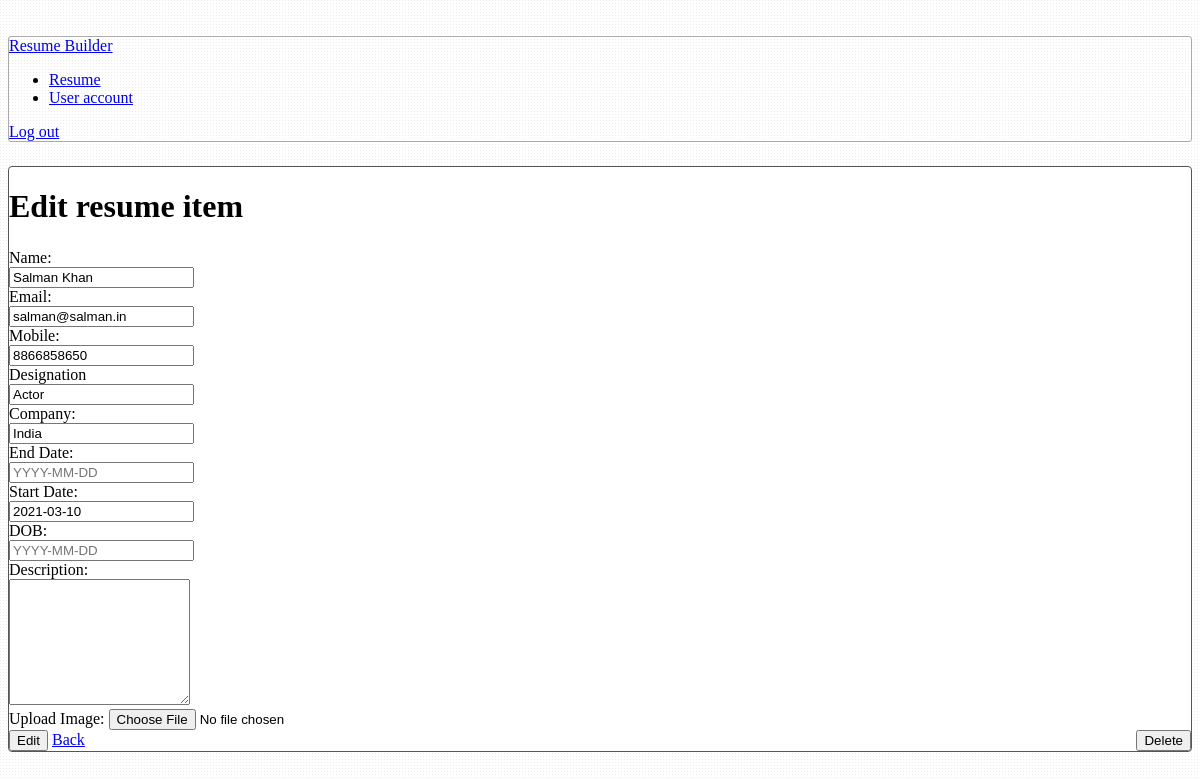
The app's page /resume/item/edit/38/ (signed in) with its own data.
### apps/resume/models.py (models this page shows, shortened)
class ResumeItem(models.Model):
    user = models.ForeignKey('auth.User', on_delete=models.CASCADE)
    title = models.CharField(max_length=127, null=True, blank=True)
    email = models.EmailField(max_length=254, null=True, blank=True)
    mobile = models.IntegerField(null=True, blank=True)
    company = models.CharField(max_length=127)
    designation = models.CharField(max_length=127, null=True, blank=True)
    photo = models.ImageField(upload_to="gallery", null=True, blank=True)
    date_of_birth = models.DateField(null=True, blank=True)
    start_date = models.DateField(null=True, blank=True)
    end_date = models.DateField(null=True, blank=True)
    description = models.TextField(max_length=2047, blank=True)

### apps/resume/views.py (the view)
# urls.py: path(r'resume/item/edit/<int:resume_item_id>/', views.resume_edit_view, name='resume-item-edit'),
@login_required
def resume_edit_view(request, resume_item_id):
    try:
        resume_item = ResumeItem.objects\
            .filter(user=request.user)\
            .get(id=resume_item_id)
    except ResumeItem.DoesNotExist:
        raise Http404
    template_dict = {}
    if request.method == 'POST':
        if 'delete' in request.POST:
            resume_item.delete()
            return redirect(resume_view)
        form = ResumeItemForm(request.POST, request.FILES, instance=resume_item)
        if form.is_valid():
            form.save()
            form = ResumeItemForm(instance=resume_item)
            template_dict['message'] = 'Resume item updated'
    else:
        form = ResumeItemForm(instance=resume_item)
    template_dict['form'] = form
    return render(request, 'resume/resume_item_edit.html', template_dict)

### apps/resume/forms.py
class ResumeItemForm(forms.ModelForm):
    class Meta:
        model = ResumeItem
        fields = ['title', 'email', 'mobile', 'company', 'designation', 'photo', 'date_of_birth', 'start_date', 'end_date', 'description']

### apps/resume/templates/resume/resume_item_edit.html (shortened to what this page needs)
{% extends "resume/resume_item_base.html" %}
{% block resume_item_header_text %}Edit resume item{% endblock %}
{% block resume_item_submit_button_text %}Edit{% endblock %}
{% block resume_item_additional_buttons %}
    <button type="submit" name="delete" class="btn btn-danger delete-button">
      Delete
    </button>
{% endblock %}

### apps/resume/templates/resume/resume_item_base.html (shortened to what this page needs)
{% extends "base_logged_in.html" %}
{% block content %}
  <div class="container-fluid">
    <div class="row content-section resume-item-form-container">
      <div class="col-xs-12">
    <h1 class="resume-item-header">{% block resume_item_header_text %}{% endblock %}</h1>
    <form class="form-horizontal" action="" method="post" enctype="multipart/form-data">
      <div class="row">
        <div class="col-sm-6">
          <div class="form-group">
            <label for="inputTitle" class="col-sm-2 control-label">Name:</label>
            <div class="col-sm-8">
              <input type="text" name="title" id="inputTitle" required maxlength="127"class="form-control" aria-label="title" {% if form.title.value %}value="{{ form.title.value }}"{% endif %}>
            </div>
          </div>
          <div class="form-group">
            <label for="inputTitle" class="col-sm-2 control-label">Email:</label>
            <div class="col-sm-8">
              <input type="text" name="email" id="inputEmail"
                     required maxlength="127"
                     class="form-control" aria-label="email"
                     {% if form.title.value %}value="{{ form.email.value }}"{% endif %}>
            </div>
          </div>
          <div class="form-group">
            <label for="inputMobile" class="col-sm-2 control-label">Mobile:</label>
            <div class="col-sm-8">
              <input type="text" name="mobile" id="MobileCompany"
                     required maxlength="127"
                     class="form-control" aria-label="Mobile"
                     {% if form.company.value %}value="{{ form.mobile.value }}"{% endif %}>
            </div>
          </div>
          <div class="form-group">
            <label for="inputDesignation" class="col-sm-2 control-label">Designation</label>
            <div class="col-sm-8">
              <input type="text" name="designation" id="inputDesignation"
                     required maxlength="127"
                     class="form-control" aria-label="Designation"
                     {% if form.company.value %}value="{{ form.designation.value }}"{% endif %}>
            </div>
          </div>
          <div class="form-group">
            <label for="inputCompany" class="col-sm-2 control-label">Company:</label>
            <div class="col-sm-8">
              <input type="text" name="company" id="inputCompany"
                     required maxlength="127"
                     class="form-control" aria-label="Company"
                     {% if form.company.value %}value="{{ form.company.value }}"{% endif %}>
            </div>
          </div>
        </div>
        <div class="col-sm-6">
          <div class="form-group">
            <label for="inputDateOfBirth" class="col-sm-3 control-label">End Date:</label>
            <div class="col-sm-5">
              <input type="text" name="end_date" id="inputDateOfBirth"
                     placeholder="YYYY-MM-DD"
                     class="form-control" aria-label="End Date"
                     {% if form.end_date.value %}value="{{ form.date_of_birth.value.isoformat }}"{% endif %}>
            </div>
          </div>
          <div class="form-group">
            <label for="inputStartDate" class="col-sm-3 control-label">Start Date:</label>
            <div class="col-sm-5">
              <input type="text" name="start_date" id="inputStartDate"
                     required placeholder="YYYY-MM-DD"
                     class="form-control" aria-label="Start Date"
                     {% if form.start_date.value %}value="{{ form.start_date.value.isoformat }}"{% endif %}>
            </div>
          </div>
          <div class="form-group">
            <label for="inputEndDate" class="col-sm-3 control-label">DOB:</label>
            <div class="col-sm-5">
              <input type="text" name="end_date" id="inputEndDate"
                     placeholder="YYYY-MM-DD"
                     class="form-control" aria-label="Date Of Birth"
                     {% if form.date_of_birth.value %}value="{{ form.date_of_birth.value.isoformat }}"{% endif %}>
            </div>
          </div>
        </div>
      </div>
      <div class="row">
        <div class="col-sm-12">
          <div class="form-group">
            <label for="inputDescription" class="col-sm-1 control-label">Description:</label>
            <div class="col-sm-11">
              <textarea type="text" name=" " id="inputDescription"
                        maxlength="2047"
                        class="form-control" aria-label="description"
              >{% if form.description.value %}{{ form.description.value }}{% endif %}</textarea>
            </div>
          </div>
        </div>
      </div>
      <div class="row">
        <div class="col-sm-12">
          <div class="form-group">
            <div class="col-sm-11">
              <label for="inputUploadImage" class="form-label col-sm-1 control-label" for="customFile" non-required>Upload Image:</label>
              <input type="file" class="form-control" name="photo" id="customFile" />
            </div>
          </div>
        </div>
      </div>
      <div class="row">
        <div class="col-sm-12">
          <div class="form-group">
            <div class="col-sm-offset-1 col-sm-11 submit-col">
              <button type="submit" class="btn btn-primary">
                {% block resume_item_submit_button_text %}{% endblock %}
              </button>
              <a class="btn btn-default" href="/resume/">Back</a>
              {% block resume_item_additional_buttons %}{% endblock %}
            </div>
          </div>
        </div>
      </div>
    </form>
      </div>
    </div>
  </div>
{% endblock %}

### apps/resume/templates/resume/resume_item_base.html (style rules this page uses)
div.resume-item-form-container { margin-top: 24px; }
h1.resume-item-header { margin-bottom: 24px; }
textarea#inputDescription { height: 120px; }

### apps/resume/templates/resume/resume_item_edit.html (style rules this page uses)
button.delete-button { float: right; }

### records on screen
ResumeItem: title "Salman Khan", email "salman@salman.in", designation "Actor", company "India"
